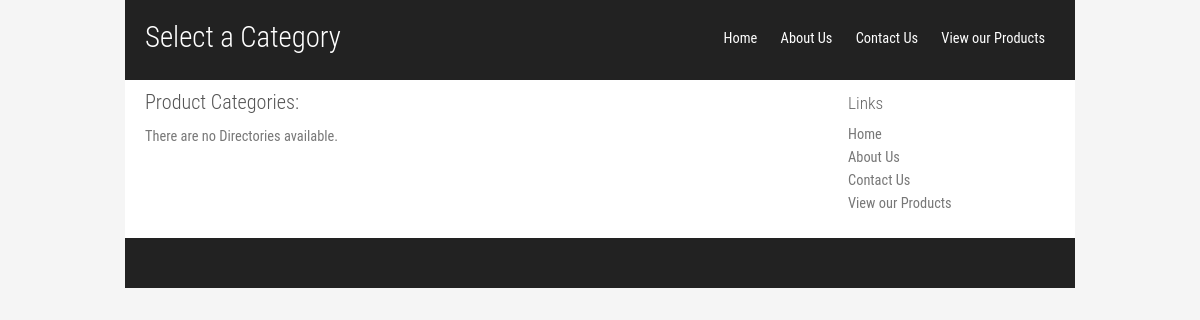
The app's page /catalog/, older data.
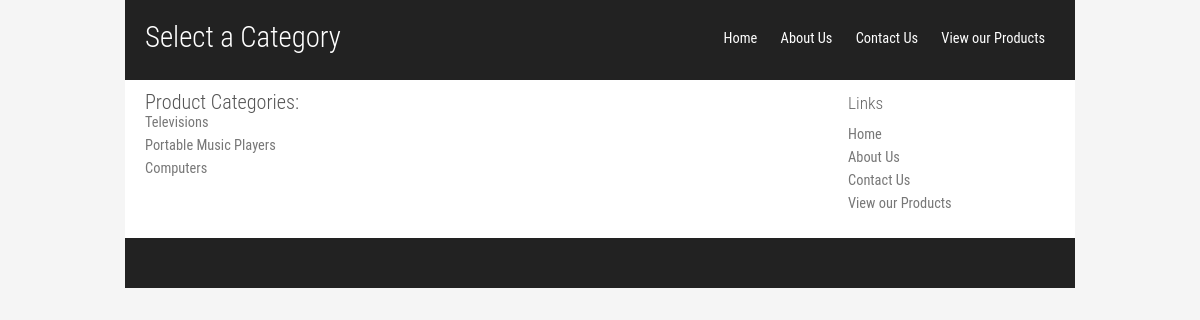
The same page, newer data.
### catalog/models.py (models this page shows, shortened)
class ProductDirectory(models.Model):
    directory_name = models.CharField(max_length=200)
    total_items = models.IntegerField(default=0)

### catalog/views.py (the view)
# urls.py: url(r'^catalog/$', views.catalogView, name='catalogView'),
def catalogView(request):				#displays catalog of electronic items
	directory_list = ProductDirectory.objects.all()
	template = loader.get_template('catalog/catalog_view.html')
	context = RequestContext(request, {
		'directory_list': directory_list,
	})
	return HttpResponse(template.render(context))

### catalog/templates/catalog/catalog_view.html (shortened to what this page needs)
{% load staticfiles %}
<!DOCTYPE html>
<html xmlns="http://www.w3.org/1999/xhtml">
<head>
	<link rel="stylesheet" type="text/css" href="{% static 'catalog/style.css' %}" media="screen" />
</head>
<body>
<div id="wrap">
	<div id="header">
		<div id="headerlinks">
		<a href="{% url 'catalog.views.homePage' %}" title="Home">Home</a>
		<a href="{% url 'catalog.views.AboutUsPage' %}" title="About Us">About Us</a>
		<a href="{% url 'catalog.views.ContactUsPage' %}" title="Contact Us">Contact Us</a>
		<a href="{% url 'catalog.views.catalogView' %}" title="View our Products">View our Products</a>
		</div>
		<h1>Select a Category</h1>
	</div>
	<div id="sidebar">
		<h2>Links</h2>
		<div class="box">
		<ul>
		<li><a href="{% url 'catalog.views.homePage' %}">Home</a></li>
		<li><a href="{% url 'catalog.views.AboutUsPage' %}">About Us</a></li>
		<li><a href="{% url 'catalog.views.ContactUsPage' %}">Contact Us</a></li>
		<li><a href="{% url 'catalog.views.catalogView' %}">View our Products</a></li>
		</ul>
		</div>
	</div>
	<div id="content">
		<h2>Product Categories:</h2>
		{% if directory_list %}
			<ul>
			{% for directory in directory_list %}
				<li><a href="/catalog/{{ directory.id }}/">{{ directory.directory_name }}</a></li>
			{% endfor %}
			</ul>
		{% else %}
			<p>There are no Directories available.</p>
		{% endif %}
		</div>
	<div id="footer">
	</div>
</div>
</body>
</html>

Row changes from the older to the newer data that the page shows:
added ProductDirectory: directory_name "Televisions"
added ProductDirectory: directory_name "Portable Music Players"
added ProductDirectory: directory_name "Computers"
Text that changed along with them:
text no longer shown: "There are no Directories available."
